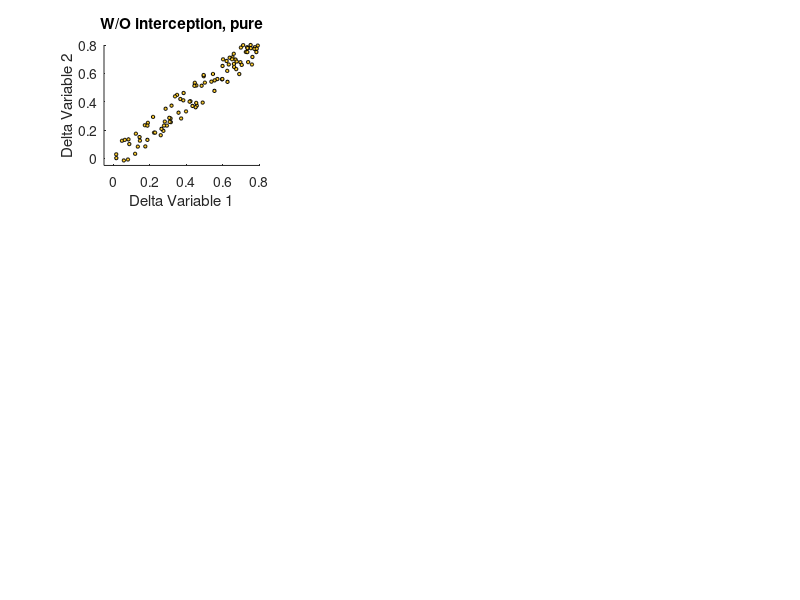

MATLAB code for this plot: (Note: this script raises an error after producing the figure.)
x = rand(1,100)*0.8;
beta = 1;
y1 = beta*x + (rand(1,length(x))-0.5)*0.2;
purity = rand(1,length(x))*0.9+0.1;
y2 = max(x)*beta -x.*beta + (rand(1,length(x))-0.5)*0.2;
xp = purity.*x;
y1p = y1.*purity;
y2p = y2.*purity;
% false example 1
xf1 = randn(1,100)*0.1 + 0.55;
yf1 = (randn(1,100))*0.1 + 0.55;
xf1p = xf1.*purity;
yf1p = yf1.*purity;
% false example 2
xf2 = [x(1:80),randn(1,20)*0.07 + 0.1];
yf2 = [y2(1:80), randn(1,20)*0.07 + 0.1];
xf2p = xf2.*purity;
yf2p = yf2.*purity;

% false example 2
xf3 = [x(1:20),randn(1,80)*0.07 + 0.1];
yf3 = [y2(1:20), randn(1,80)*0.07 + 0.1];
xf3p = xf3.*purity;
yf3p = yf3.*purity;


figure(11);
cc = [0.9923    0.8034    0.1939];
sz = 6;
f = purity > 0.35 & purity < 0.85;
subplot(3,3,1);scatter(x,y1,sz,cc,"filled","markeredgecolor","k",'LineWidth',0.2); title("W/O interception, pure");
xlabel("\Delta Variable 1");ylabel("\Delta Variable 2");xlim([-0.05,0.8]);ylim([-0.05,0.8]);colormap(parula)
R1 = corr(x',y1');
text(0.35,0.1,strcat("R=",num2str(R1)));caxis([0.2 1]);
colorbar

subplot(3,3,2);scatter(xp,y1p,sz,purity,"filled","markeredgecolor","k",'LineWidth',0.2); title("W/O interception, mix");
xlabel("\Delta Variable 1");ylabel("\Delta Variable 2");xlim([-0.05,0.7]);ylim([-0.05,0.8]);colormap(parula)
R1 = corr(xp',y1p');
text(0.35,0.1,strcat("R=",num2str(R1)));caxis([0.2 1]);
colorbar

subplot(3,3,4);scatter(xf1,yf1,sz,cc,"filled","markeredgecolor","k",'LineWidth',0.2); title("W/O interception, pure");
xlabel("\Delta Variable 1");ylabel("\Delta Variable 2");xlim([-0.05,0.8]);ylim([-0.05,0.8]);colormap(parula)
R1 = corr(xf1',yf1');
text(0.3,0.1,strcat("R=",num2str(R1)));caxis([0.2 1]);
colorbar

subplot(3,3,5);scatter(xf1p,yf1p,sz,purity,"filled","markeredgecolor","k",'LineWidth',0.2); title("W/O interception, mix");
xlabel("\Delta Variable 1");ylabel("\Delta Variable 2");xlim([-0.05,0.7]);ylim([-0.05,0.8]);colormap(parula)
R1 = corr(xf1p',yf1p');
text(0.3,0.1,strcat("R=",num2str(R1)));caxis([0.2 1]);
colorbar




figure(12);
subplot(3,3,1);scatter(x,y2,sz,cc,"filled","markeredgecolor","k",'LineWidth',0.2); title("W/ interception, pure");
xlabel("\Delta Variable 1");ylabel("\Delta Variable 2");xlim([-0.05,0.8]);ylim([-0.05,0.8]);colormap(parula)
R1 = corr(x',y2');
text(0.3,0.7,strcat("R=",num2str(R1)));caxis([0.2 1]);
colorbar

subplot(3,3,2);scatter(xp,y2p,sz,purity,"filled","markeredgecolor","k",'LineWidth',0.2); title("W/ interception, mix");
xlabel("\Delta Variable 1");ylabel("\Delta Variable 2");xlim([-0.05,0.7]);ylim([-0.05,0.8]);colormap(parula)
R1 = corr(xp',y2p');
text(0.3,0.7,strcat("R=",num2str(R1)));caxis([0.2 1]);
colorbar


subplot(3,3,3);scatter(xp(f),y2p(f),sz,purity(f),"filled","markeredgecolor","k",'LineWidth',0.2); title("W/ interception, mix");
xlabel("\Delta Variable 1");ylabel("\Delta Variable 2");xlim([-0.05,0.7]);ylim([-0.05,0.8]);colormap(parula)
R1 = corr(xp(f)',y2p(f)');
text(0.3,0.7,strcat("R=",num2str(R1)));caxis([0.2 1]);
colorbar





subplot(3,3,4);scatter(xf2,yf2,sz,cc,"filled","markeredgecolor","k",'LineWidth',0.2); title("W/ interception, pure");
xlabel("\Delta Variable 1");ylabel("\Delta Variable 2");xlim([-0.05,0.8]);ylim([-0.05,0.8]);colormap(parula)
R1 = corr(xf2',yf2');
text(0.3,0.7,strcat("R=",num2str(R1)));caxis([0.2 1]);
colorbar

subplot(3,3,5);scatter(xf2p,yf2p,sz,purity,"filled","markeredgecolor","k",'LineWidth',0.2); title("W/ interception, mix");
xlabel("\Delta Variable 1");ylabel("\Delta Variable 2");xlim([-0.05,0.7]);ylim([-0.05,0.8]);colormap(parula)
R1 = corr(xf2p',yf2p');
text(0.3,0.7,strcat("R=",num2str(R1)));caxis([0.2 1]);
colorbar

subplot(3,3,6);scatter(xf2p(f),yf2p(f),sz,purity(f),"filled","markeredgecolor","k",'LineWidth',0.2); title("W/ interception, mix");
xlabel("\Delta Variable 1");ylabel("\Delta Variable 2");xlim([-0.05,0.7]);ylim([-0.05,0.8]);colormap(parula)
R1 = corr(xf2p(f)',yf2p(f)');
text(0.3,0.7,strcat("R=",num2str(R1)));caxis([0.2 1]);
colorbar



subplot(3,3,7);scatter(xf3,yf3,sz,cc,"filled","markeredgecolor","k",'LineWidth',0.2); title("W/ interception, pure");
xlabel("\Delta Variable 1");ylabel("\Delta Variable 2");xlim([-0.05,0.8]);ylim([-0.05,0.8]);colormap(parula)
R1 = corr(xf3',yf3');
text(0.3,0.7,strcat("R=",num2str(R1)));caxis([0.2 1]);
colorbar

subplot(3,3,8);scatter(xf3p,yf3p,sz,purity,"filled","markeredgecolor","k",'LineWidth',0.2); title("W/ interception, mix");
xlabel("\Delta Variable 1");ylabel("\Delta Variable 2");xlim([-0.05,0.7]);ylim([-0.05,0.8]);colormap(parula)
R1 = corr(xf3p',yf3p');
text(0.3,0.7,strcat("R=",num2str(R1)));caxis([0.2 1]);
colorbar

subplot(3,3,9);scatter(xf3p(f),yf3p(f),sz,purity(f),"filled","markeredgecolor","k",'LineWidth',0.2); title("W/ interception, mix");
xlabel("\Delta Variable 1");ylabel("\Delta Variable 2");xlim([-0.05,0.7]);ylim([-0.05,0.8]);colormap(parula)
R1 = corr(xf3p(f)',yf3p(f)');
text(0.3,0.7,strcat("R=",num2str(R1)));caxis([0.2 1]);
colorbar